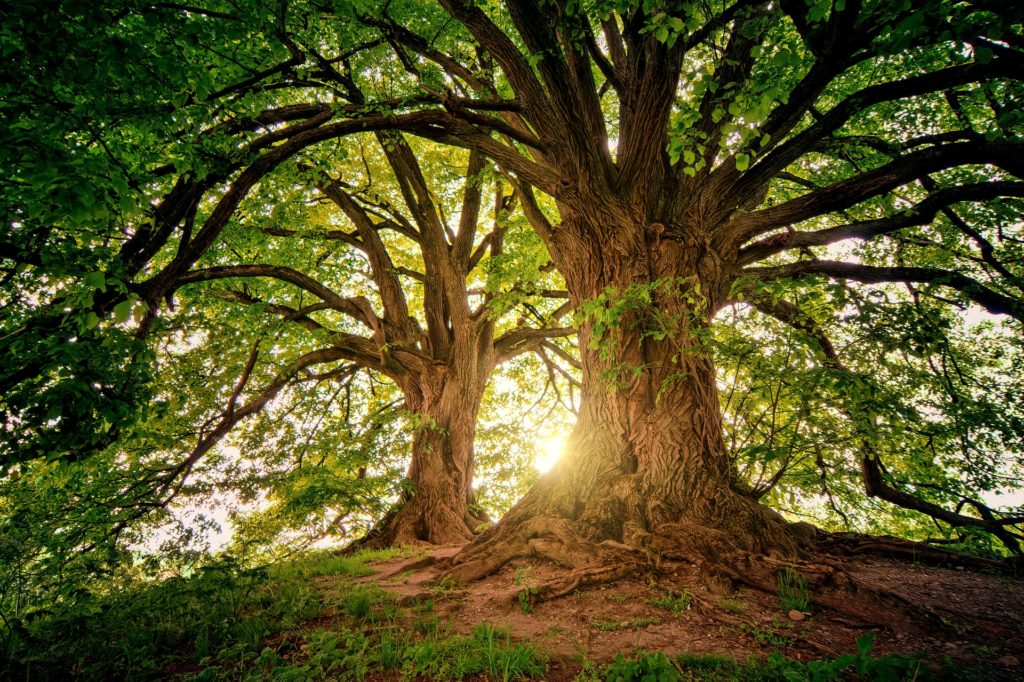
#> input picture src/my_open_cv_codes/scripts/tree.jpg, 1024 x 682 px
$ python image_encoding.py
#> lines starting #> are read from the running program, lines starting #| are printed output that depends on the picture
import numpy as np
import cv2

img = cv2.imread("tree.jpg")
#> img is the input picture: shape (682, 1024, 3); mean B, G, R 36.4, 80.5, 83.8

# [5 lines of commented-out code are left out]

print("creating a window holder for image")
cv2.namedWindow("image",cv2.WINDOW_NORMAL)

print("Displaying the image")
# red, blue, green = cv2.split(img)
# cv2.imshow("image",green)
# print(green.shape)

#spliting the image in hsv (hue,saturation and value)
hsv = cv2.cvtColor(img, cv2.COLOR_BGR2HSV)
#> hsv: shape (682, 1024, 3); mean H, S, V 33, 179.3, 91.4
h,s,v = cv2.split(hsv)
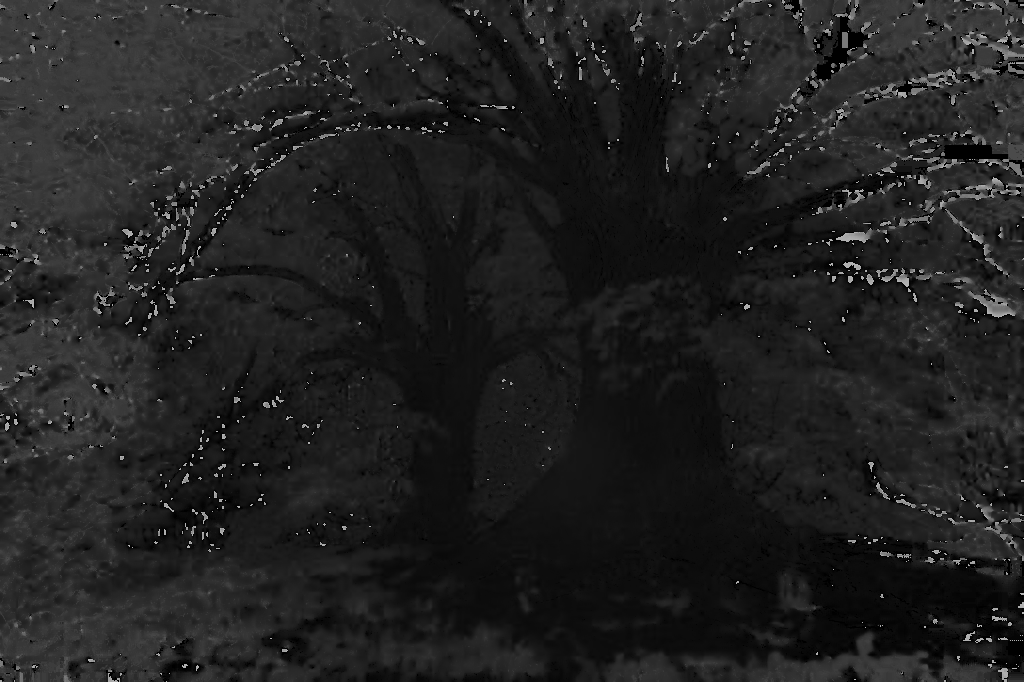
#> h: shape (682, 1024); min 0, max 179, mean 33
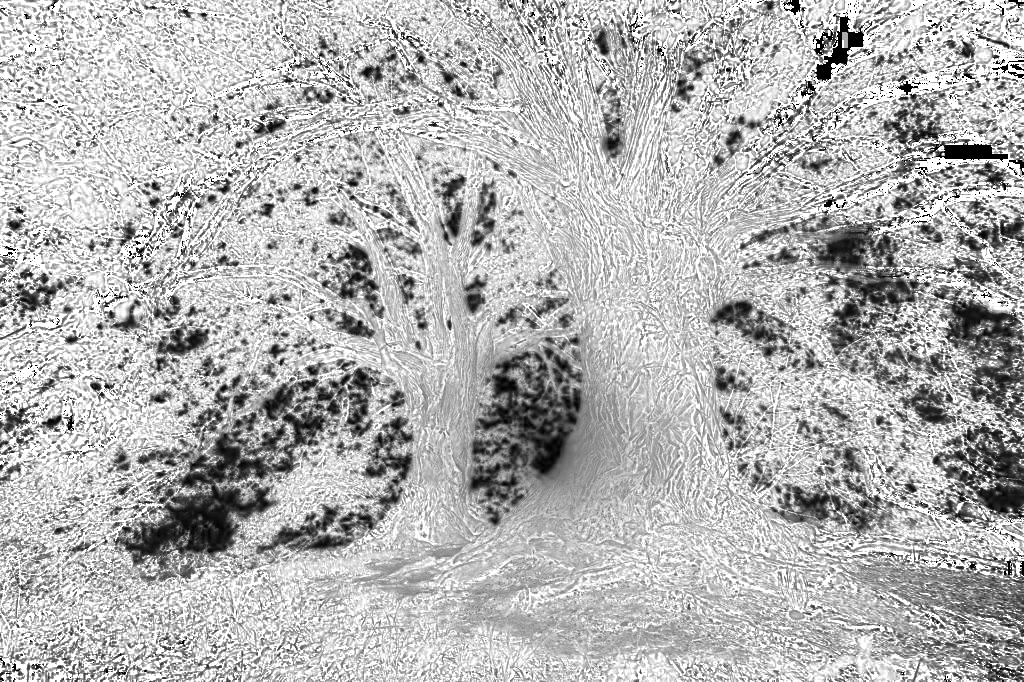
#> s: shape (682, 1024); min 0, max 255, mean 179.3
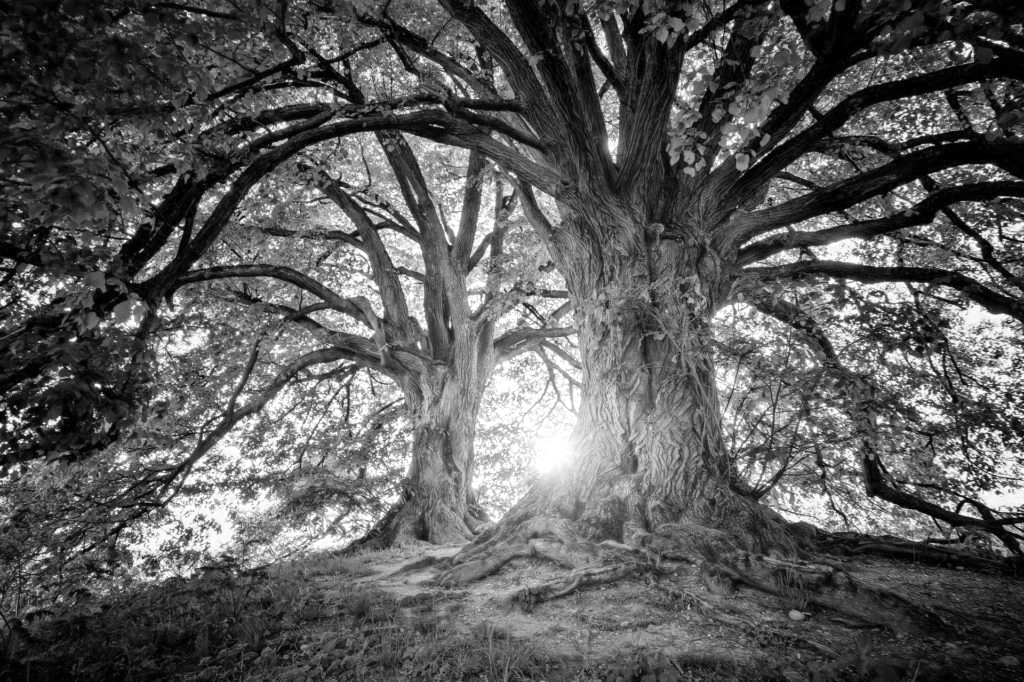
#> v: shape (682, 1024); min 0, max 255, mean 91.4
hsv_image = np.concatenate((h,s,v),axis=1)
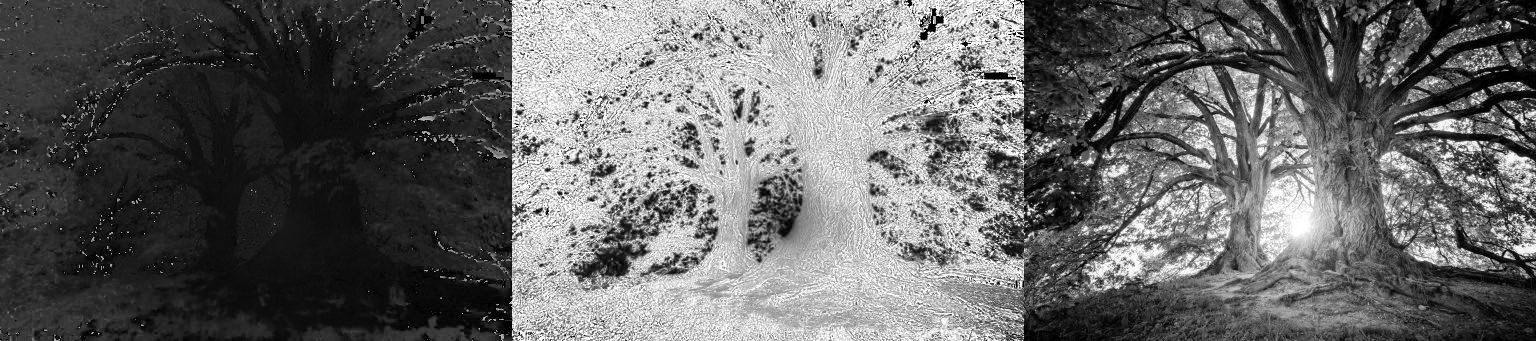
#> hsv_image: shape (682, 3072) (shown at 1/2 size); min 0, max 255, mean 101.2
cv2.imshow("hsv image",hsv_image)


# [5 lines of commented-out code are left out]
cv2.waitKey(0)
